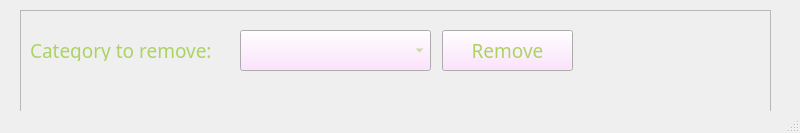
<?xml version="1.0" encoding="UTF-8"?>
<ui version="4.0">
 <class>Remove</class>
 <widget class="QMainWindow" name="Remove">
  <property name="geometry">
   <rect>
    <x>0</x>
    <y>0</y>
    <width>800</width>
    <height>133</height>
   </rect>
  </property>
  <property name="windowTitle">
   <string>Remove</string>
  </property>
  <widget class="QWidget" name="centralwidget">
   <widget class="QFrame" name="frame">
    <property name="geometry">
     <rect>
      <x>20</x>
      <y>10</y>
      <width>751</width>
      <height>221</height>
     </rect>
    </property>
    <property name="palette">
     <palette>
      <active>
       <colorrole role="WindowText">
        <brush brushstyle="SolidPattern">
         <color alpha="255">
          <red>172</red>
          <green>211</green>
          <blue>98</blue>
         </color>
        </brush>
       </colorrole>
       <colorrole role="Button">
        <brush brushstyle="SolidPattern">
         <color alpha="255">
          <red>255</red>
          <green>219</green>
          <blue>255</blue>
         </color>
        </brush>
       </colorrole>
       <colorrole role="Text">
        <brush brushstyle="SolidPattern">
         <color alpha="255">
          <red>172</red>
          <green>211</green>
          <blue>98</blue>
         </color>
        </brush>
       </colorrole>
       <colorrole role="ButtonText">
        <brush brushstyle="SolidPattern">
         <color alpha="255">
          <red>172</red>
          <green>211</green>
          <blue>98</blue>
         </color>
        </brush>
       </colorrole>
       <colorrole role="Highlight">
        <brush brushstyle="SolidPattern">
         <color alpha="255">
          <red>255</red>
          <green>219</green>
          <blue>255</blue>
         </color>
        </brush>
       </colorrole>
       <colorrole role="PlaceholderText">
        <brush brushstyle="SolidPattern">
         <color alpha="128">
          <red>172</red>
          <green>211</green>
          <blue>98</blue>
         </color>
        </brush>
       </colorrole>
      </active>
      <inactive>
       <colorrole role="WindowText">
        <brush brushstyle="SolidPattern">
         <color alpha="255">
          <red>172</red>
          <green>211</green>
          <blue>98</blue>
         </color>
        </brush>
       </colorrole>
       <colorrole role="Button">
        <brush brushstyle="SolidPattern">
         <color alpha="255">
          <red>255</red>
          <green>219</green>
          <blue>255</blue>
         </color>
        </brush>
       </colorrole>
       <colorrole role="Text">
        <brush brushstyle="SolidPattern">
         <color alpha="255">
          <red>172</red>
          <green>211</green>
          <blue>98</blue>
         </color>
        </brush>
       </colorrole>
       <colorrole role="ButtonText">
        <brush brushstyle="SolidPattern">
         <color alpha="255">
          <red>172</red>
          <green>211</green>
          <blue>98</blue>
         </color>
        </brush>
       </colorrole>
       <colorrole role="Highlight">
        <brush brushstyle="SolidPattern">
         <color alpha="255">
          <red>255</red>
          <green>219</green>
          <blue>255</blue>
         </color>
        </brush>
       </colorrole>
       <colorrole role="PlaceholderText">
        <brush brushstyle="SolidPattern">
         <color alpha="128">
          <red>172</red>
          <green>211</green>
          <blue>98</blue>
         </color>
        </brush>
       </colorrole>
      </inactive>
      <disabled>
       <colorrole role="WindowText">
        <brush brushstyle="SolidPattern">
         <color alpha="255">
          <red>120</red>
          <green>120</green>
          <blue>120</blue>
         </color>
        </brush>
       </colorrole>
       <colorrole role="Button">
        <brush brushstyle="SolidPattern">
         <color alpha="255">
          <red>255</red>
          <green>219</green>
          <blue>255</blue>
         </color>
        </brush>
       </colorrole>
       <colorrole role="Text">
        <brush brushstyle="SolidPattern">
         <color alpha="255">
          <red>120</red>
          <green>120</green>
          <blue>120</blue>
         </color>
        </brush>
       </colorrole>
       <colorrole role="ButtonText">
        <brush brushstyle="SolidPattern">
         <color alpha="255">
          <red>120</red>
          <green>120</green>
          <blue>120</blue>
         </color>
        </brush>
       </colorrole>
       <colorrole role="Highlight">
        <brush brushstyle="SolidPattern">
         <color alpha="255">
          <red>0</red>
          <green>120</green>
          <blue>215</blue>
         </color>
        </brush>
       </colorrole>
       <colorrole role="PlaceholderText">
        <brush brushstyle="SolidPattern">
         <color alpha="128">
          <red>0</red>
          <green>0</green>
          <blue>0</blue>
         </color>
        </brush>
       </colorrole>
      </disabled>
     </palette>
    </property>
    <property name="font">
     <font>
      <family>Candara</family>
      <pointsize>14</pointsize>
     </font>
    </property>
    <property name="frameShape">
     <enum>QFrame::StyledPanel</enum>
    </property>
    <property name="frameShadow">
     <enum>QFrame::Raised</enum>
    </property>
    <widget class="QComboBox" name="comboBox">
     <property name="geometry">
      <rect>
       <x>220</x>
       <y>20</y>
       <width>191</width>
       <height>41</height>
      </rect>
     </property>
    </widget>
    <widget class="QLabel" name="label">
     <property name="geometry">
      <rect>
       <x>10</x>
       <y>30</y>
       <width>231</width>
       <height>21</height>
      </rect>
     </property>
     <property name="text">
      <string>Category to remove:</string>
     </property>
    </widget>
    <widget class="QPushButton" name="pushButton">
     <property name="geometry">
      <rect>
       <x>422</x>
       <y>20</y>
       <width>131</width>
       <height>41</height>
      </rect>
     </property>
     <property name="text">
      <string>Remove</string>
     </property>
    </widget>
   </widget>
  </widget>
  <widget class="QMenuBar" name="menubar">
   <property name="geometry">
    <rect>
     <x>0</x>
     <y>0</y>
     <width>800</width>
     <height>26</height>
    </rect>
   </property>
  </widget>
  <widget class="QStatusBar" name="statusbar"/>
 </widget>
 <resources/>
 <connections/>
</ui>
